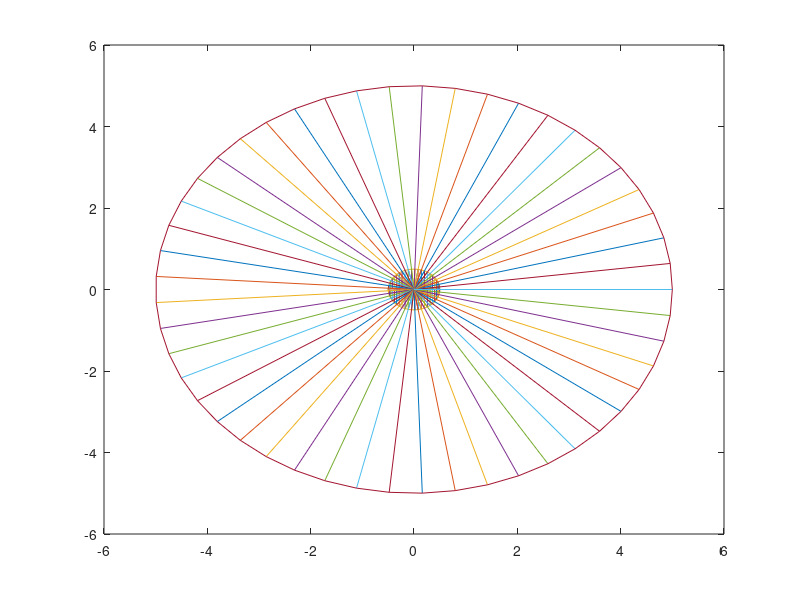
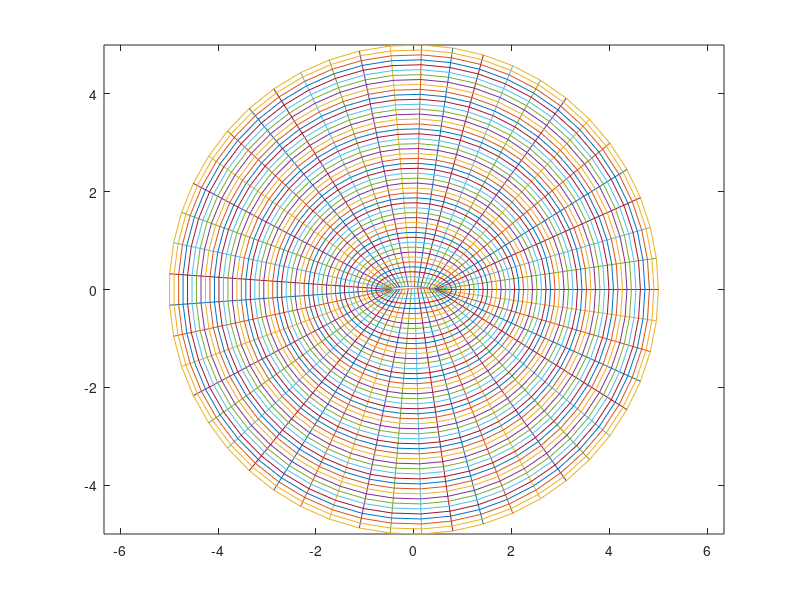

Write MATLAB code to recreate these figures, in order.
% O grid of airfoil using transformations
% Project made by Ahmed Mohamed Hassan Abdulrahman

clc
clearvars
close all

%% Initialization (Inputs)

% The Free Stream Velocity

Vinf=100;

% Choose the maximum mesh size:

i_max=50; j_max=50;

% Enter the Joukowski Airfoil Parameters

c=1;            % Chord
C_max_c=0.04;     % Maximum Camber/Chord Percentage
t_max_c=0.05;     % Maximum Thickness/Chord Percentage
AoA=4;          % Angle of Attack of flow Percentage

% Drawing Parameters

airfoil_points=500;     % Number of points on the airfoil; More points = Better accuracy
R=5*c;                  % Far field radius assumption

% The Transformation Parameters

eta1_max=1;     eta1_min=0;
eta2_max=1;     eta2_min=0;

%% Generating Airfoil Coordinates

% Joukowski airfoil parameters calculations

b=c/4;                  
r=2*b;                  % Radius of the circle
e=t_max_c/1.3;          
beta=2*C_max_c;
a=b*(1+e)/cos(beta);

% x coordinates of the points on the upper and lower surfaces of the airfoil:
x_airfoil_coord=linspace(-r,r,airfoil_points);

% y coordinates equation on the upper surface of the airfoil:
y_upper= @(x) 2*b*e*(1-x/2/b).*(sqrt(1-(x/2/b).^2))+2*b*beta*(1-(x/2/b).^2);
% y coordinates equation on the lower surface of the airfoil:
y_lower= @(x) 2*b*e*(1-x/2/b).*(-sqrt(1-(x/2/b).^2))+2*b*beta*(1-(x/2/b).^2);

airfoil_plot=plot(x_airfoil_coord,y_upper(x_airfoil_coord),x_airfoil_coord,y_lower(x_airfoil_coord));
hold on

%% Generating Circle around airfoil

 % We must divide the circumference of the circle by the number of
 % solving points (in i)
Delta_theta=2*pi/(i_max-1);
 % to plot a circle we need points in x and y, this can be
 % achieved by using x=r*cos(theta) and y=r*sin(theta)

for i=1:i_max
    x_circle_plot(i)=r*cos(Delta_theta*(i-1));  % x coordinates of circle
    y_circle_plot(i)=r*sin(Delta_theta*(i-1));  % y coordinates of circle
end

 % Plotting the plain circle
plot(x_circle_plot,y_circle_plot)

hold on

%% Plotting i_max lines from the center to the circle of the airfoil

for i=1:i_max
    plot([0 x_circle_plot(i)],[0 y_circle_plot(i)])
end
hold on

%% Projecting the intersection points
airfoil_proj=zeros(1,i_max);
for i=1:i_max
    if i<=i_max/2
        airfoil_proj(i)=y_upper(r*cos(Delta_theta*(i-1)));  % Projected coordinate
        plot([x_circle_plot(i) x_circle_plot(i)],[y_circle_plot(i) airfoil_proj(i)])
    elseif i>=i_max/2
        airfoil_proj(i)=y_lower(r*cos(Delta_theta*(i-1)));  % Projected coordinate
        plot([x_circle_plot(i) x_circle_plot(i)],[y_circle_plot(i) airfoil_proj(i)])
    end
end

%% Plotting Far field and its lines

for i=1:i_max
    x_circleR_plot(i)=R*cos(Delta_theta*(i-1));  % x coordinates of farfield circle
    y_circleR_plot(i)=R*sin(Delta_theta*(i-1));  % y coordinates of farfield circle

    plot([0 x_circleR_plot(i)],[0 y_circleR_plot(i)])
end

 % Plotting the far field circle
plot(x_circleR_plot,y_circleR_plot)

%% Discretizing the Domain

% Discretizing the domain in delta x and delta y
Delta_x=(x_circleR_plot-x_circle_plot)/(j_max-1);   % The discretized change in the x direction
Delta_y=(y_circleR_plot-airfoil_proj)/(j_max-1);    % The discretized change in the y direction

%% Plotting the whole discretized domain

figure(2)
plot(x_airfoil_coord,y_upper(x_airfoil_coord),x_airfoil_coord,y_lower(x_airfoil_coord))
hold on
axis equal
plot(x_circleR_plot,y_circleR_plot)
for i=1:i_max
    plot([x_circle_plot(i) x_circleR_plot(i)],[airfoil_proj(i) y_circleR_plot(i)])
end

% initialiazing variables used in plotting
x_coords=zeros(j_max,i_max);
y_coords=zeros(j_max,i_max);

% Setting the coordinated of the airfoil and the farfield into the
% variables

x_coords(1,:)=x_circle_plot;
y_coords(1,:)=airfoil_proj;
x_coords(j_max,:)=x_circleR_plot;
y_coords(j_max,:)=y_circleR_plot;

% plotting the lines

for j=2:j_max-1
    for i=1:i_max
        x_coords(j,i)=x_circle_plot(i)+Delta_x(i)*(j-1);
        y_coords(j,i)=airfoil_proj(i)+Delta_y(i)*(j-1);
    end
    plot(x_coords(j,:),y_coords(j,:))
end

%% Transforming into the computational domain

Delta_eta1=(eta1_max-eta1_min)/(i_max-1);
Delta_eta2=(eta2_max-eta2_min)/(j_max-1);

% initializing the eta domain

eta1_coords=zeros(j_max,i_max);
eta2_coords=zeros(j_max,i_max);

% Getting the eta1 and eta2 coordinates

for j=1:j_max
    for i=1:i_max
        eta1_coords(j,i)=Delta_eta1*(i-1);
        eta2_coords(j,i)=Delta_eta2*(j-1);
    end
end

%% Calculating Boundary Conditions

% at j=jmax, psi=0
% Calculting velocity components at the farfield

uinf=Vinf*cos(AoA*pi/180);
vinf=Vinf*cos(AoA*pi/180);

% Calculating delta psi at the farfield

Delta_psi=uinf*Delta_y-vinf*Delta_x;












